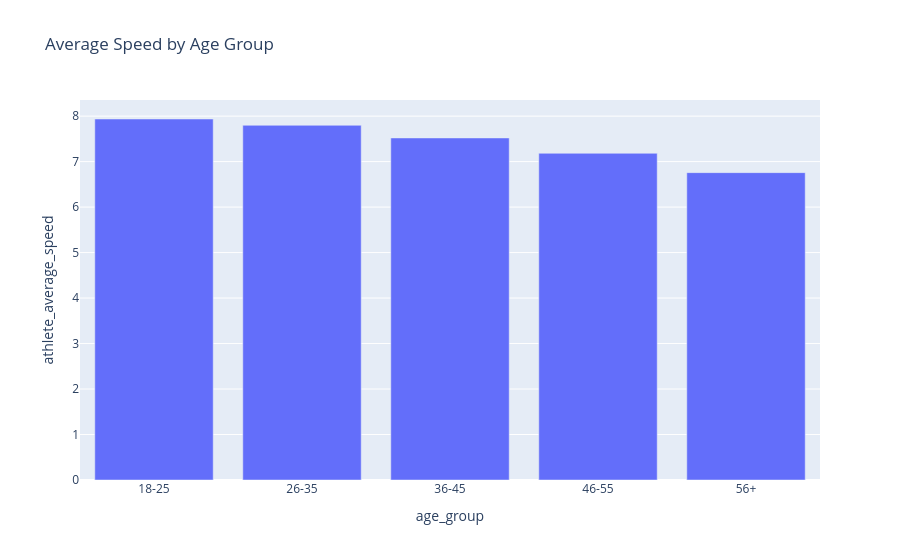

Notebook cell for this chart:
### Markdown cell above
#### Best Performing Age Group

### Code cell
bins = [18,25,35,45,55,100]
labels = ['18-25','26-35','36-45','46-55','56+']
df3['age_group'] = pd.cut(df3['athlete_age'],bins=bins,labels=labels)
speed_age = (df3.groupby('age_group')['athlete_average_speed'].mean().reset_index())

fig = px.bar(
    speed_age,
    x='age_group',
    y='athlete_average_speed',
    title='Average Speed by Age Group'
)
fig.show()

### Figure 1 — Plotly figure (JSON) as saved in the notebook; plotly's stock layout.template omitted (floating-point values rounded to 4 significant figures)
{"data": [{"hovertemplate": "age_group=%{x}<br>athlete_average_speed=%{y}<extra></extra>", "legendgroup": "", "marker": {"color": "#636efa", "pattern": {"shape": ""}}, "name": "", "orientation": "v", "showlegend": false, "textposition": "auto", "type": "bar", "x": ["18-25", "26-35", "36-45", "46-55", "56+"], "xaxis": "x", "y": [7.937, 7.798, 7.52, 7.183, 6.758], "yaxis": "y"}], "layout": {"barmode": "relative", "legend": {"tracegroupgap": 0}, "title": {"text": "Average Speed by Age Group"}, "xaxis": {"anchor": "y", "domain": [0, 1], "title": {"text": "age_group"}}, "yaxis": {"anchor": "x", "domain": [0, 1], "title": {"text": "athlete_average_speed"}}}}
